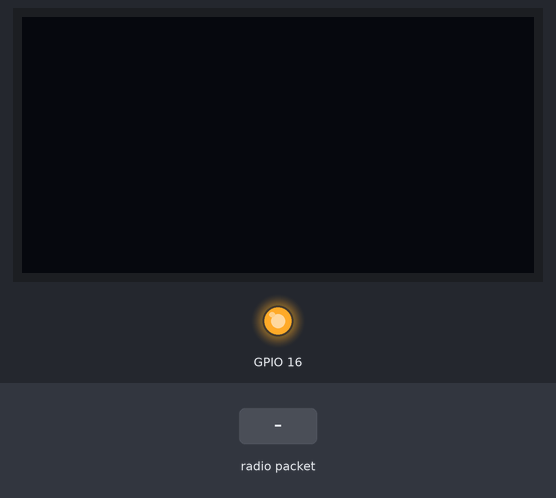
Recording of a sketch running on a simulated ESP32. On the bench: 128×64 one-colour display, output pins drawn as LEDs (lit = HIGH). The inputs (shaded band) are chosen by the test bench. No radio packets arrive unless stated; what the sketch prints to the serial monitor is not drawn.

Above: at 2.2 s.
2.3 s: radio packet "1" arrives
At 2.7 s:
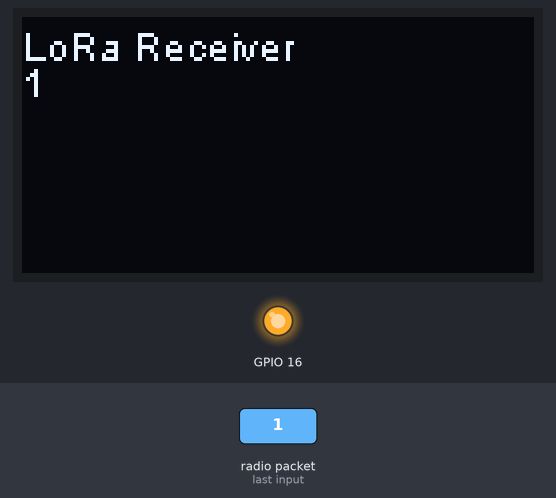
3.8 s: radio packet "0" arrives
At 5.0 s:
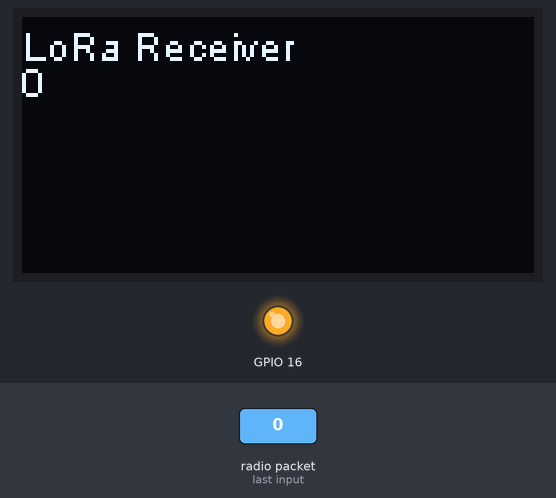
5.3 s: radio packet "2" arrives
Timing chart, 0 to 8.3 s (numbered marks = the images above; inputs shaded):
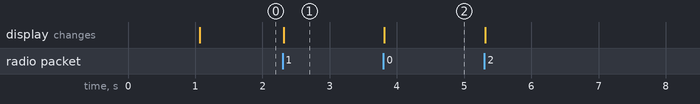

The sketch:

LoRaReceiverESP32.ino
```cpp
#include <SPI.h>
#include <LoRa.h>
#include "SSD1306.h"


// GPIO5  -- SX1278's SCK
// GPIO19 -- SX1278's MISO
// GPIO27 -- SX1278's MOSI
// GPIO18 -- SX1278's CS
// GPIO14 -- SX1278's RESET
// GPIO26 -- SX1278's IRQ(Interrupt Request)

// LORA paramters must be the same as the sender
#define SS      18
#define RST     14
#define DI0     26
#define BAND    433E6

SSD1306  display(0x3c, 4, 15);

String v = "";

void setup() {
  Serial.begin(115200);
  // while (!Serial); //if just the the basic function, must connect to a computer
  delay(1000);


  Serial.println("LoRa Receiver");

  SPI.begin(5,19,27,18);
  LoRa.setPins(SS,RST,DI0);

  if (!LoRa.begin(BAND)) {
    Serial.println("Starting LoRa failed!");
    while (1);
  }
  Serial.println("LoRa init completed!");

  pinMode(16,OUTPUT);
  digitalWrite(16, LOW);    // set GPIO16 low to reset OLED
  delay(50);
  digitalWrite(16, HIGH); // while OLED is running, must set GPIO16 in high

  display.init();

  display.flipScreenVertically();
  display.setFont(ArialMT_Plain_10);
}

void loop() {
  // try to parse packet
  int packetSize = LoRa.parsePacket();
  if (packetSize) {
    // received a packet
    Serial.print("Received packet '");

    v = "";
    // read packet
    while (LoRa.available()) {
      v += (char)LoRa.read();
    }
    display.clear();
    display.drawString(0, 1, "LoRa Receiver");
    display.drawString(0, 10, String(v));
    display.display();

    Serial.print(v);

    // print RSSI of packet
    Serial.print("' with RSSI ");
    Serial.println(LoRa.packetRssi());
  }
}
```

Measured:
- after the input at 2.3 s, the display: changes at once (image 1)
- after the input at 3.8 s, the display: changes at once (image 2)
